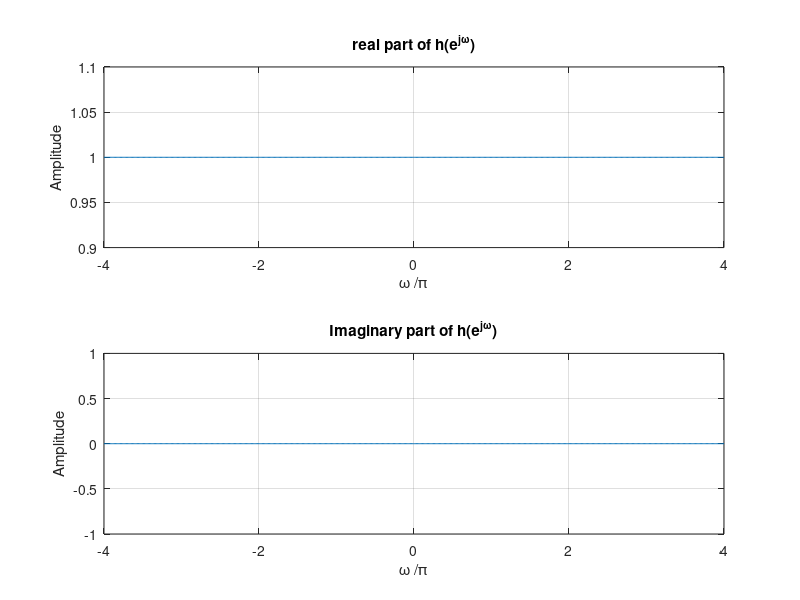
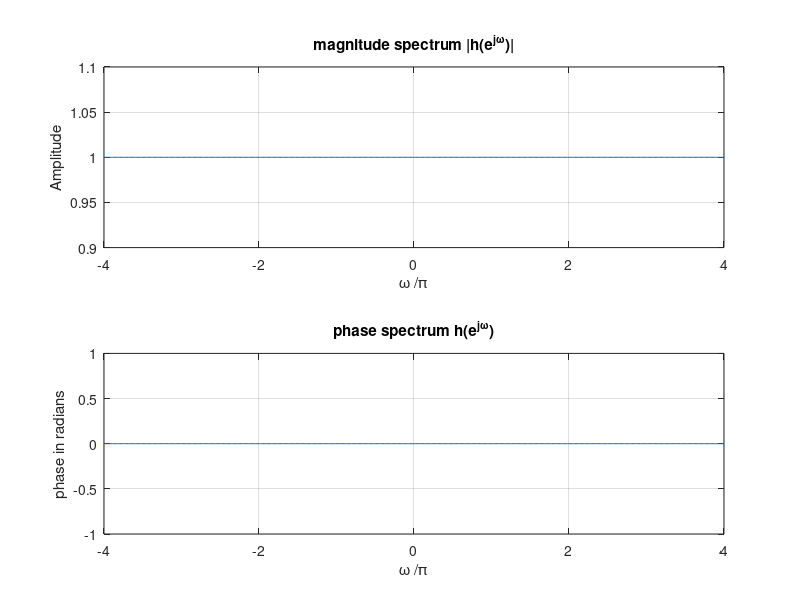

MATLAB code for these plots, in order:
%frequency of samples in dtft

w = -4*pi:8*pi/511:4*pi;
num = input("enter the numerator");
den = input('enter the denominator');

h = freqz(num,den,w);

%plotting the dtft
figure;
subplot(2,1,1);
plot(w/pi,real(h));grid on;
title('real part of h(e^{j\omega})');
xlabel('\omega /\pi');
ylabel('Amplitude');

subplot(2,1,2);
plot(w/pi,imag(h));grid on;
title('Imaginary part of h(e^{j\omega})');

xlabel('\omega /\pi');
ylabel('Amplitude');

figure;
subplot(2,1,1);
plot(w/pi,abs(h));grid on;
title('magnitude spectrum |h(e^{j\omega})|');
xlabel('\omega /\pi');
ylabel('Amplitude');
subplot(2,1,2);
plot(w/pi,angle(h));grid on;
title('phase spectrum h(e^{j\omega})');
xlabel('\omega /\pi');
ylabel('phase in radians');
